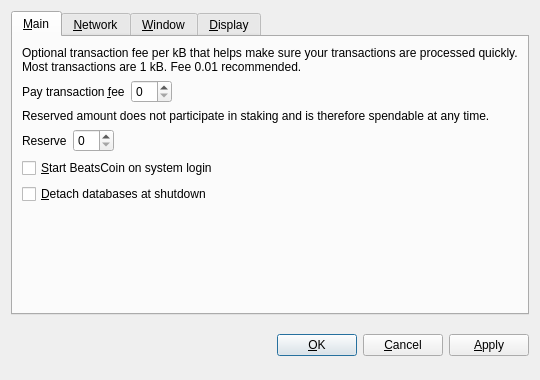
<?xml version="1.0" encoding="UTF-8"?>
<ui version="4.0">
 <class>OptionsDialog</class>
 <widget class="QDialog" name="OptionsDialog">
  <property name="geometry">
   <rect>
    <x>0</x>
    <y>0</y>
    <width>540</width>
    <height>380</height>
   </rect>
  </property>
  <property name="windowTitle">
   <string>Options</string>
  </property>
  <property name="modal">
   <bool>true</bool>
  </property>
  <layout class="QVBoxLayout" name="verticalLayout">
   <item>
    <widget class="QTabWidget" name="tabWidget">
     <property name="tabPosition">
      <enum>QTabWidget::North</enum>
     </property>
     <property name="currentIndex">
      <number>0</number>
     </property>
     <widget class="QWidget" name="tabMain">
      <attribute name="title">
       <string>&amp;Main</string>
      </attribute>
      <layout class="QVBoxLayout" name="verticalLayout_Main">
       <item>
        <widget class="QLabel" name="transactionFeeInfoLabel">
         <property name="text">
          <string>Optional transaction fee per kB that helps make sure your transactions are processed quickly. Most transactions are 1 kB. Fee 0.01 recommended.</string>
         </property>
         <property name="textFormat">
          <enum>Qt::PlainText</enum>
         </property>
         <property name="wordWrap">
          <bool>true</bool>
         </property>
        </widget>
       </item>
       <item>
        <layout class="QHBoxLayout" name="horizontalLayoutFee">
         <item>
          <widget class="QLabel" name="transactionFeeLabel">
           <property name="text">
            <string>Pay transaction &amp;fee</string>
           </property>
           <property name="textFormat">
            <enum>Qt::PlainText</enum>
           </property>
           <property name="buddy">
            <cstring>transactionFee</cstring>
           </property>
          </widget>
         </item>
         <item>
          <widget class="BitcoinAmountField" name="transactionFee"/>
         </item>
         <item>
          <spacer name="horizontalSpacerFee">
           <property name="orientation">
            <enum>Qt::Horizontal</enum>
           </property>
           <property name="sizeHint" stdset="0">
            <size>
             <width>40</width>
             <height>20</height>
            </size>
           </property>
          </spacer>
         </item>
        </layout>
       </item>
       <item>
        <widget class="QLabel" name="reserveBalanceInfoLabel">
         <property name="text">
          <string>Reserved amount does not participate in staking and is therefore spendable at any time.</string>
         </property>
         <property name="textFormat">
          <enum>Qt::PlainText</enum>
         </property>
         <property name="wordWrap">
          <bool>true</bool>
         </property>
        </widget>
       </item>
       <item>
        <layout class="QHBoxLayout" name="horizontalLayoutReserveBalance">
         <item>
          <widget class="QLabel" name="reserveBalanceLabel">
           <property name="text">
            <string>Reserve</string>
           </property>
           <property name="textFormat">
            <enum>Qt::PlainText</enum>
           </property>
           <property name="buddy">
            <cstring>reserveBalance</cstring>
           </property>
          </widget>
         </item>
         <item>
          <widget class="BitcoinAmountField" name="reserveBalance"/>
         </item>
         <item>
          <spacer name="horizontalSpacerReserveBalance">
           <property name="orientation">
            <enum>Qt::Horizontal</enum>
           </property>
           <property name="sizeHint" stdset="0">
            <size>
             <width>40</width>
             <height>20</height>
            </size>
           </property>
          </spacer>
         </item>
        </layout>
       </item>
       <item>
        <widget class="QCheckBox" name="bitcoinAtStartup">
         <property name="toolTip">
          <string>Automatically start BeatsCoin after logging in to the system.</string>
         </property>
         <property name="text">
          <string>&amp;Start BeatsCoin on system login</string>
         </property>
        </widget>
       </item>
       <item>
        <widget class="QCheckBox" name="detachDatabases">
         <property name="toolTip">
          <string>Detach block and address databases at shutdown. This means they can be moved to another data directory, but it slows down shutdown. The wallet is always detached.</string>
         </property>
         <property name="text">
          <string>&amp;Detach databases at shutdown</string>
         </property>
        </widget>
       </item>
       <item>
        <spacer name="verticalSpacer_Main">
         <property name="orientation">
          <enum>Qt::Vertical</enum>
         </property>
         <property name="sizeHint" stdset="0">
          <size>
           <width>20</width>
           <height>40</height>
          </size>
         </property>
        </spacer>
       </item>
      </layout>
     </widget>
     <widget class="QWidget" name="tabNetwork">
      <attribute name="title">
       <string>&amp;Network</string>
      </attribute>
      <layout class="QVBoxLayout" name="verticalLayout_Network">
       <item>
        <widget class="QCheckBox" name="mapPortUpnp">
         <property name="toolTip">
          <string>Automatically open the BeatsCoin client port on the router. This only works when your router supports UPnP and it is enabled.</string>
         </property>
         <property name="text">
          <string>Map port using &amp;UPnP</string>
         </property>
        </widget>
       </item>
       <item>
        <widget class="QCheckBox" name="connectSocks">
         <property name="toolTip">
          <string>Connect to the BeatsCoin network through a SOCKS proxy (e.g. when connecting through Tor).</string>
         </property>
         <property name="text">
          <string>&amp;Connect through SOCKS proxy:</string>
         </property>
        </widget>
       </item>
       <item>
        <layout class="QHBoxLayout" name="horizontalLayout_Network">
         <item>
          <widget class="QLabel" name="proxyIpLabel">
           <property name="text">
            <string>Proxy &amp;IP:</string>
           </property>
           <property name="textFormat">
            <enum>Qt::PlainText</enum>
           </property>
           <property name="buddy">
            <cstring>proxyIp</cstring>
           </property>
          </widget>
         </item>
         <item>
          <widget class="QValidatedLineEdit" name="proxyIp">
           <property name="maximumSize">
            <size>
             <width>140</width>
             <height>16777215</height>
            </size>
           </property>
           <property name="toolTip">
            <string>IP address of the proxy (e.g. 127.0.0.1)</string>
           </property>
          </widget>
         </item>
         <item>
          <widget class="QLabel" name="proxyPortLabel">
           <property name="text">
            <string>&amp;Port:</string>
           </property>
           <property name="textFormat">
            <enum>Qt::PlainText</enum>
           </property>
           <property name="buddy">
            <cstring>proxyPort</cstring>
           </property>
          </widget>
         </item>
         <item>
          <widget class="QLineEdit" name="proxyPort">
           <property name="maximumSize">
            <size>
             <width>55</width>
             <height>16777215</height>
            </size>
           </property>
           <property name="toolTip">
            <string>Port of the proxy (e.g. 9050)</string>
           </property>
          </widget>
         </item>
         <item>
          <widget class="QLabel" name="socksVersionLabel">
           <property name="text">
            <string>SOCKS &amp;Version:</string>
           </property>
           <property name="textFormat">
            <enum>Qt::PlainText</enum>
           </property>
           <property name="buddy">
            <cstring>socksVersion</cstring>
           </property>
          </widget>
         </item>
         <item>
          <widget class="QValueComboBox" name="socksVersion">
           <property name="toolTip">
            <string>SOCKS version of the proxy (e.g. 5)</string>
           </property>
          </widget>
         </item>
         <item>
          <spacer name="horizontalSpacer_Network">
           <property name="orientation">
            <enum>Qt::Horizontal</enum>
           </property>
           <property name="sizeHint" stdset="0">
            <size>
             <width>40</width>
             <height>20</height>
            </size>
           </property>
          </spacer>
         </item>
        </layout>
       </item>
       <item>
        <spacer name="verticalSpacer_Network">
         <property name="orientation">
          <enum>Qt::Vertical</enum>
         </property>
         <property name="sizeHint" stdset="0">
          <size>
           <width>20</width>
           <height>40</height>
          </size>
         </property>
        </spacer>
       </item>
      </layout>
     </widget>
     <widget class="QWidget" name="tabWindow">
      <attribute name="title">
       <string>&amp;Window</string>
      </attribute>
      <layout class="QVBoxLayout" name="verticalLayout_Window">
       <item>
        <widget class="QCheckBox" name="minimizeToTray">
         <property name="toolTip">
          <string>Show only a tray icon after minimizing the window.</string>
         </property>
         <property name="text">
          <string>&amp;Minimize to the tray instead of the taskbar</string>
         </property>
        </widget>
       </item>
       <item>
        <widget class="QCheckBox" name="minimizeOnClose">
         <property name="toolTip">
          <string>Minimize instead of exit the application when the window is closed. When this option is enabled, the application will be closed only after selecting Quit in the menu.</string>
         </property>
         <property name="text">
          <string>M&amp;inimize on close</string>
         </property>
        </widget>
       </item>
       <item>
        <spacer name="verticalSpacer_Window">
         <property name="orientation">
          <enum>Qt::Vertical</enum>
         </property>
         <property name="sizeHint" stdset="0">
          <size>
           <width>20</width>
           <height>40</height>
          </size>
         </property>
        </spacer>
       </item>
      </layout>
     </widget>
     <widget class="QWidget" name="tabDisplay">
      <attribute name="title">
       <string>&amp;Display</string>
      </attribute>
      <layout class="QVBoxLayout" name="verticalLayout_Display">
       <item>
        <layout class="QHBoxLayout" name="horizontalLayout_1_Display">
         <item>
          <widget class="QLabel" name="langLabel">
           <property name="text">
            <string>User Interface &amp;language:</string>
           </property>
           <property name="textFormat">
            <enum>Qt::PlainText</enum>
           </property>
           <property name="buddy">
            <cstring>lang</cstring>
           </property>
          </widget>
         </item>
         <item>
          <widget class="QValueComboBox" name="lang">
           <property name="toolTip">
            <string>The user interface language can be set here. This setting will take effect after restarting BeatsCoin.</string>
           </property>
          </widget>
         </item>
        </layout>
       </item>
       <item>
        <layout class="QHBoxLayout" name="horizontalLayout_2_Display">
         <item>
          <widget class="QLabel" name="unitLabel">
           <property name="text">
            <string>&amp;Unit to show amounts in:</string>
           </property>
           <property name="textFormat">
            <enum>Qt::PlainText</enum>
           </property>
           <property name="buddy">
            <cstring>unit</cstring>
           </property>
          </widget>
         </item>
         <item>
          <widget class="QValueComboBox" name="unit">
           <property name="toolTip">
            <string>Choose the default subdivision unit to show in the interface and when sending coins.</string>
           </property>
          </widget>
         </item>
        </layout>
       </item>
       <item>
        <widget class="QCheckBox" name="displayAddresses">
         <property name="toolTip">
          <string>Whether to show BeatsCoin addresses in the transaction list or not.</string>
         </property>
         <property name="text">
          <string>&amp;Display addresses in transaction list</string>
         </property>
        </widget>
       </item>
       <item>
        <widget class="QCheckBox" name="coinControlFeatures">
         <property name="toolTip">
          <string>Whether to show coin control features or not.</string>
         </property>
         <property name="text">
          <string>Display coin &amp;control features (experts only!)</string>
         </property>
        </widget>
       </item>
       <item>
        <spacer name="verticalSpacer_Display">
         <property name="orientation">
          <enum>Qt::Vertical</enum>
         </property>
         <property name="sizeHint" stdset="0">
          <size>
           <width>20</width>
           <height>40</height>
          </size>
         </property>
        </spacer>
       </item>
      </layout>
     </widget>
    </widget>
   </item>
   <item>
    <layout class="QHBoxLayout" name="horizontalLayout_Buttons">
     <item>
      <spacer name="horizontalSpacer_1">
       <property name="orientation">
        <enum>Qt::Horizontal</enum>
       </property>
       <property name="sizeHint" stdset="0">
        <size>
         <width>40</width>
         <height>48</height>
        </size>
       </property>
      </spacer>
     </item>
     <item>
      <widget class="QLabel" name="statusLabel">
       <property name="font">
        <font>
         <weight>75</weight>
         <bold>true</bold>
        </font>
       </property>
       <property name="text">
        <string/>
       </property>
       <property name="textFormat">
        <enum>Qt::PlainText</enum>
       </property>
       <property name="wordWrap">
        <bool>true</bool>
       </property>
      </widget>
     </item>
     <item>
      <spacer name="horizontalSpacer_2">
       <property name="orientation">
        <enum>Qt::Horizontal</enum>
       </property>
       <property name="sizeHint" stdset="0">
        <size>
         <width>40</width>
         <height>48</height>
        </size>
       </property>
      </spacer>
     </item>
     <item>
      <widget class="QPushButton" name="okButton">
       <property name="text">
        <string>&amp;OK</string>
       </property>
      </widget>
     </item>
     <item>
      <widget class="QPushButton" name="cancelButton">
       <property name="text">
        <string>&amp;Cancel</string>
       </property>
       <property name="autoDefault">
        <bool>false</bool>
       </property>
      </widget>
     </item>
     <item>
      <widget class="QPushButton" name="applyButton">
       <property name="text">
        <string>&amp;Apply</string>
       </property>
       <property name="autoDefault">
        <bool>false</bool>
       </property>
      </widget>
     </item>
    </layout>
   </item>
  </layout>
 </widget>
 <customwidgets>
  <customwidget>
   <class>BitcoinAmountField</class>
   <extends>QSpinBox</extends>
   <header>bitcoinamountfield.h</header>
  </customwidget>
  <customwidget>
   <class>QValueComboBox</class>
   <extends>QComboBox</extends>
   <header>qvaluecombobox.h</header>
  </customwidget>
  <customwidget>
   <class>QValidatedLineEdit</class>
   <extends>QLineEdit</extends>
   <header>qvalidatedlineedit.h</header>
  </customwidget>
 </customwidgets>
 <resources/>
 <connections/>
</ui>
